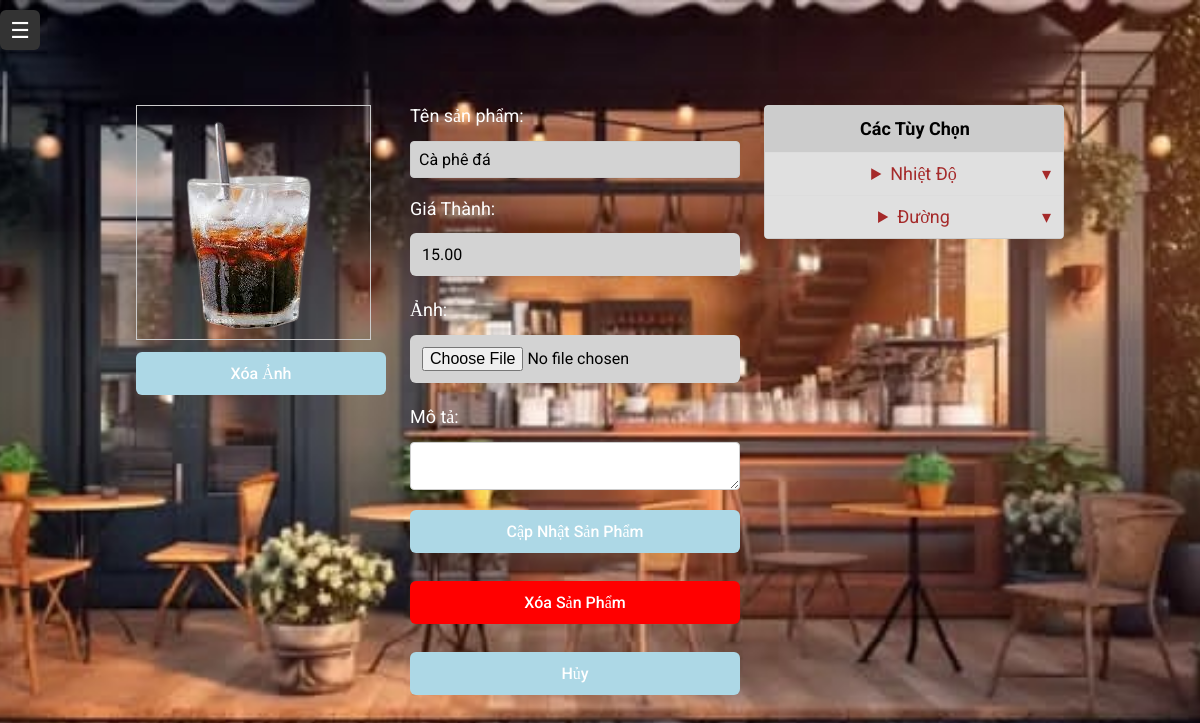
The page /product_info.php?id=5 (signed in) on the database its author committed.
### tables this page shows
CREATE TABLE `products` (
  `id` int(11) NOT NULL,
  `name` varchar(255) NOT NULL,
  `category` varchar(255) NOT NULL,
  `price` decimal(10,2) NOT NULL,
  `options` varchar(255) NOT NULL,
  `description` varchar(255) NOT NULL,
  `deleted` tinyint(1) NOT NULL DEFAULT 0,
  `active` tinyint(4) DEFAULT 1,
  `image` varchar(255) DEFAULT NULL
);

CREATE TABLE `option_categories` (
  `id` int(11) NOT NULL,
  `name` varchar(100) NOT NULL,
  `deleted` tinyint(1) NOT NULL DEFAULT 0
);

### product_info.php (the view, shortened to what this page needs)
<?php
require_once 'config.php';
$product_id = isset($_GET['id']) ? intval($_GET['id']) : null;
$stmt = $connection->prepare("SELECT * FROM products WHERE id = ?");
$stmt->bind_param("i", $product_id);
$stmt->execute();
$result = $stmt->get_result();
$product = $result->fetch_assoc();
$current_category_id = $product['category'];
$optCats = $connection->query("SELECT id,name FROM option_categories ORDER BY name")->fetch_all(MYSQLI_ASSOC);
?>
<!DOCTYPE html>
<html lang="en">
<head>
  <link rel="stylesheet" href="style.css">
</head>
<body>
  <?php include 'sidebar.php'; ?>
  <div class="forms-container" style="display:flex; gap:24px; align-items:flex-start; padding-top:20px;">
    <div style="width:250px;">
      <?php if ($product['image']): ?>
        <img src="<?= htmlspecialchars($product['image']) ?>" style="max-width:100%;border:1px solid #ccc;padding:4px;">
        <button form="edit-product-form" name="clear_image" style="margin-top:8px;">Xóa Ảnh</button>
      <?php endif; ?>
    </div>
    <form id="edit-product-form" method="POST" enctype="multipart/form-data" style="flex:1; display:flex; flex-direction:column; gap:8px;">
      <label>Tên sản phẩm:</label>
      <input type="text" name="product_name" value="<?= htmlspecialchars($product['name']) ?>" required>
      <label>Giá Thành:</label>
      <input type="number" name="product_price" min="0" step="0.01" value="<?= htmlspecialchars($product['price']) ?>" required>
      <label>Ảnh:</label>
      <input type="file" name="product_image" accept="image/*">
      <label>Mô tả:</label>
      <textarea name="product_desc"><?= htmlspecialchars($product['description']) ?></textarea>
      <button type="submit" name="update_product">Cập Nhật Sản Phẩm</button>
      <a href="product_info.php?id=<?= $product_id ?>&confirm_delete=1"><button type="button" style="background:red;color:white;">Xóa Sản Phẩm</button></a>
      <a href="product_management.php?category=<?= $current_category_id ?>"><button type="button">Hủy</button></a>
    </form>
    <div class="options-panel" style="width:300px;">
      <div class="options-header">Các Tùy Chọn</div>
      <?php foreach ($optCats as $cat): ?>
        <details class="opt-category">
          <summary><?= htmlspecialchars($cat['name']) ?></summary>
        </details>
      <?php endforeach; ?>
    </div>
  </div>
</body>
</html>

### style.css (style rules this page uses)
* { margin: 0; padding: 0; box-sizing: border-box; font-family: "Roboto", serif; }
body { display: flex; justify-content: center; align-items: center; min-height: 100vh; background: #FBDB93; font-size: 18px; color: white; background-image: url("uploads/admin-page.jpg"); background-color: transparent; background-attachment: fixed; background-repeat: no-repeat; background-position: center; background-size: cover; }
input, select { width: 100%; padding: 12px; background-color: lightgray; border-radius: 6px; border: None; outline: None; font-size: 16px; color: black; margin-bottom: 15px; }
button { width: 100%; padding: 12px; background: lightblue; border-radius: 6px; border: None; outline: None; font-size: 16px; color: white; margin-bottom: 20px; font-weight: 500; cursor: pointer; transition: 0.8s; }
.forms-container input[type="text"], .forms-container textarea { width: 100%; padding: 8px; margin-bottom: 12px; border: 1px solid #ccc; border-radius: 4px; box-sizing: border-box; }
.forms-container label { display: block; margin-bottom: 6px; }
.options-panel { border: 1px solid #ccc; background: #f8f8f8; border-radius: 4px; overflow: hidden; font-family: sans-serif; }
.options-header { background: #ccc; color: black; padding: 12px; width: 300px; text-align: center; font-weight: bold; }

### product_info.php (style rules this page uses)
body { background-image: url("uploads/admin-page.jpg"); background-color: transparent; background-attachment: fixed; background-repeat: no-repeat; background-position: center; background-size: cover; }
.opt-category { border-top: 1px solid #ddd; }
.opt-category summary { background: #e0e0e0; color: brown; padding: 10px; text-align: center; cursor: pointer; position: relative; }
.opt-category summary::after { content: "▾"; position: absolute; right: 12px; }

### rows shown on the page
products: image (picture), product_name "Cà phê đá", product_price "15.00"
option_categories: name "Nhiệt Độ"
option_categories: name "Đường"
